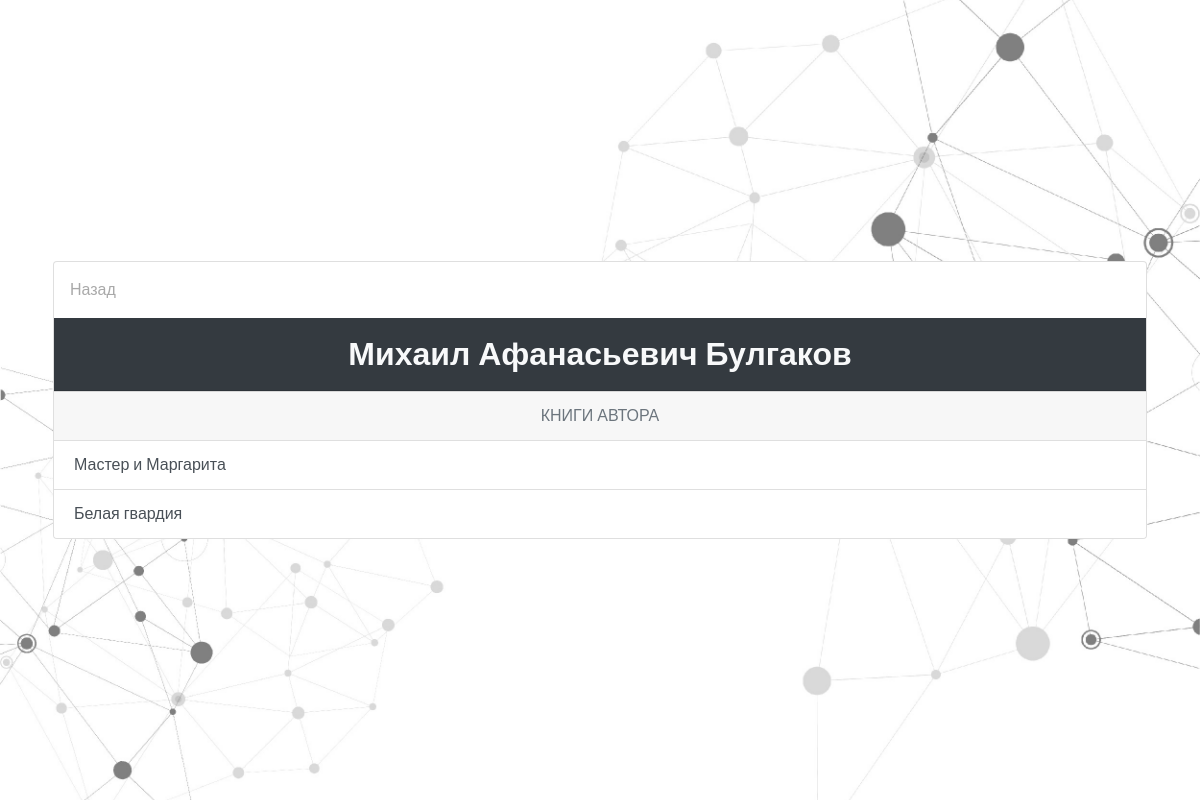
Page /authors/3/ on the committed database.
### book_shop/models.py (models this page shows, shortened)
class Author(models.Model):
    name = models.CharField(max_length=100)

class Book(models.Model):
    title = models.CharField(max_length=100, default="")
    author = models.ForeignKey(Author, on_delete=models.CASCADE, default=None)
    publisher = models.ForeignKey(Publisher, on_delete=models.CASCADE, default=None)
    year = models.IntegerField(default=2000)
    price = models.FloatField(default=0.0)
    supply = models.ForeignKey(Supply, on_delete=models.CASCADE, default=None, null=True)
    TYPES_OF_AVAILABILITY = (
        ('SHOP', 'Available in shop'),
        ('WARE', 'Available in warehouse'),
        ('REQ', 'Available by request'),
    )
    availability = models.CharField(max_length=4, choices=TYPES_OF_AVAILABILITY, default="REQ")
    number_shop = models.IntegerField(default=0)
    number_ware = models.IntegerField(default=0)
    number_init = models.IntegerField(default=0)

### book_shop/views.py (the view)
# urls.py: path(r'authors/<int:author_id>/', views.author_view, name='author'),
def author_view(req, author_id):
    if req.method != 'GET':
        return HttpResponse(status=405)
    books_author = Author.objects.get(id=author_id)
    books = Book.objects.filter(author=books_author)
    context = {'books': books, 'author': books_author}
    return render(req, 'book_shop/author.html', context)

### templates/book_shop/author.html (shortened to what this page needs)
{% extends 'book_shop/base.html' %}
{% block content %}
    <div class="author">
        <div class="container">
            <div class="card m-2">
                <a class="grey text-left p-3" href="#" onClick="history.go(-1);">Назад</a>
                <div class="card-header bg-dark text-light">
                    <div class="title">{{ author.name }}</div>
                </div>
                <div class="card-footer text-muted text-center text-uppercase">
                    Книги автора
                </div>
                <ul class="list-group list-group-flush">
                    {% for book in books %}
                        <a href="/books/{{ book.id }}"
                           class="list-group-item d-flex justify-content-between align-items-center list-group-item-action">
                            {{ book.title }}
                        </a>
                    {% endfor %}
                </ul>
            </div>
        </div>
    </div>
{% endblock %}

### static/book_shop/css/main.css (style rules this page uses)
* { font-family: Roboto, sans-serif; transition: 0.2s; -moz-transition: 0.2s; -webkit-transition: 0.2s; -o-transition: 0.2s; }
.title { font-size: 32px; font-weight: 900; width: 100%; text-align: center; }
.grey { font-size: 16px; color: darkgrey; }
.author { display: flex; align-items: center; justify-content: center; height: 100vh; width: 100%; background: url("../images/background.jpg") no-repeat center; background-size: cover; }

### rows in the picture
Author: name "Михаил Афанасьевич Булгаков"
Book: title "Мастер и Маргарита"
Book: title "Белая гвардия"
